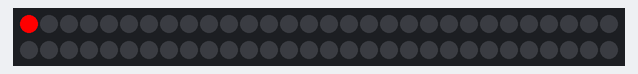
Bench run of a sketch on a simulated Arduino Uno, built with avr-gcc and run on an emulated ATmega328P. Shown: 60 RGB LEDs in strip order, left to right, continuing on the next row. Dim RGB values are drawn brighter than linear; random numbers use the default seed unless the sketch sets one.

Above: at 0.05 s.
At 6.62 s:
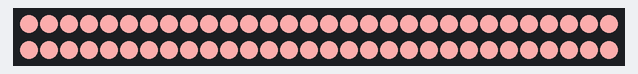
At 15.12 s:
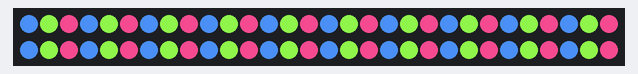
At 19.99 s:
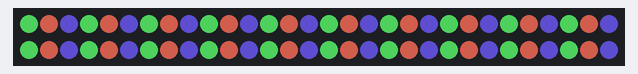
At 27.68 s:
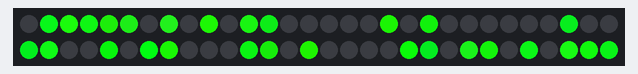
At 39.86 s:
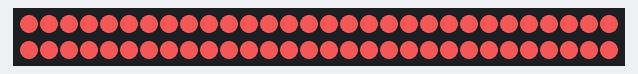

The sketch:

party2.ino
```cpp
// DEFINITIONS:
#include <Adafruit_NeoPixel.h>
#define PIN 6 // PIN definition
#define NUMPIXELS 60 // Number of pixels
Adafruit_NeoPixel pixels = Adafruit_NeoPixel(NUMPIXELS, PIN, NEO_GRB + NEO_KHZ800); // NeoPixel set-up
int delayval = 100; // Delay time to start
int rateOfChange = 94; //seconds per increase or decrease

//SETUP:
void setup() {
  // Initialize NeoPixel library:
  pixels.begin();
}

void setAll(int r,int g,int b) {
  for(int i=0;i<61;i+=3){
    pixels.setPixelColor(i, pixels.Color(r, g ,b));
    pixels.setPixelColor(i-1, pixels.Color(b, r ,g));
    pixels.setPixelColor(i-2, pixels.Color(g, b ,r));
  }
}
void randomer(int r, int g, int b){
  for(int i=0;i<61;i+=3){
    r = rand()%215+30; // Red RGB
    g = rand()%200+40; // Green RGB
    b = rand()%195+50; // Blue RGB
    setAll(r, g ,b);//start 0,255,0 end 0,255,255
    pixels.show();
    delay(delayval);
  }
}
void colorWalk(int r, int g, int b){
  r=0;
  g=0;
  b=255;
  for(int i=0;i<61;i+=3){
    r+=6;
    g=200-b-i;
    b+=g-r;
    setAll(r, g ,b);
    pixels.show();
    delay(delayval);
    setAll(b, r ,g);
    pixels.show();
    delay(delayval);
    setAll(g, b ,r);
    pixels.show();
    delay(delayval);
  }
}

void comet(){
  for(int i=0; i<61; i++){
    pixels.setPixelColor(i, pixels.Color(255, 0 ,0));
    pixels.setPixelColor(i-1, pixels.Color(220, 120 ,40));
    pixels.setPixelColor(i-2, pixels.Color(200, 120 ,20));
    pixels.setPixelColor(i-3, pixels.Color(180, 140 ,0));
    pixels.setPixelColor(i-4, pixels.Color(160, 120 ,0));
    pixels.setPixelColor(i-5, pixels.Color(140, 100 ,0));
    pixels.setPixelColor(i-6, pixels.Color(0, 0 ,0));
    pixels.show();
    delay(delayval);
  }
}
void explosion(int r, int g, int b){
  for(int i = 0; i<85; i++){
    r= r-3;
    g= g*0.9;
    b= b*0.9;
    for(int i=0;i<61;i++){
      pixels.setPixelColor(i, pixels.Color(r, g ,b));
    }
    pixels.show();
    delay(delayval);
  }
}

void greenify(){
    for(int i=0;i<61;i++){
      pixels.setPixelColor(i, pixels.Color(0,0,0));
    }
  for(int i = 0; i<85; i++){
    pixels.setPixelColor(rand()%61, pixels.Color(rand()%30,rand()%60+190,rand()%30));
    pixels.show();
    delay(delayval);
  }
}
// LOOP:

void loop() {
  int r = 255; // Red RGB
  int g = 255; // Green RGB
  int b = 255; // Blue RGB
  comet();
  explosion(r,g,b);
  randomer(r,g,b);
  colorWalk(r,g,b);
  greenify();
} // end loop
```
